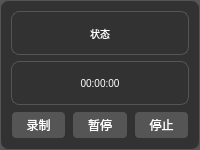
<?xml version="1.0" encoding="UTF-8"?>
<ui version="4.0">
 <class>FloatingWindow</class>
 <widget class="QWidget" name="FloatingWindow">
  <property name="geometry">
   <rect>
    <x>0</x>
    <y>0</y>
    <width>200</width>
    <height>150</height>
   </rect>
  </property>
  <property name="windowTitle">
   <string>录制控制</string>
  </property>
  <property name="styleSheet">
   <string notr="true">QWidget {
    background-color: rgba(40, 40, 40, 200);
    border: 1px solid #555;
    border-radius: 8px;
    color: white;
}
QPushButton {
    background-color: #555;
    border: none;
    border-radius: 4px;
    color: white;
    padding: 4px;
    margin: 1px;
}
QPushButton:hover {
    background-color: #666;
}
QPushButton:pressed {
    background-color: #777;
}
QPushButton:disabled {
    background-color: #333;
    color: #777;
}
QLabel {
    background-color: transparent;
    color: white;
    font-size: 10px;
}</string>
  </property>
  <layout class="QVBoxLayout" name="verticalLayout">
   <item>
    <widget class="QLabel" name="statusLabel">
     <property name="text">
      <string>状态</string>
     </property>
     <property name="alignment">
      <set>Qt::AlignCenter</set>
     </property>
    </widget>
   </item>
   <item>
    <widget class="QLabel" name="timeLabel">
     <property name="text">
      <string>00:00:00</string>
     </property>
     <property name="alignment">
      <set>Qt::AlignCenter</set>
     </property>
    </widget>
   </item>
   <item>
    <layout class="QHBoxLayout" name="horizontalLayout">
     <item>
      <widget class="QPushButton" name="recordButton">
       <property name="text">
        <string>录制</string>
       </property>
      </widget>
     </item>
     <item>
      <widget class="QPushButton" name="pauseButton">
       <property name="text">
        <string>暂停</string>
       </property>
      </widget>
     </item>
     <item>
      <widget class="QPushButton" name="stopButton">
       <property name="text">
        <string>停止</string>
       </property>
      </widget>
     </item>
    </layout>
   </item>
  </layout>
 </widget>
 <resources/>
 <connections/>
</ui>
